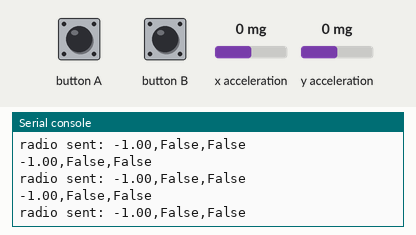
Recording of a program running on a simulated BBC micro:bit running MicroPython. Shown: the last lines printed to the serial console. The inputs (shaded band) are chosen by the test bench; at power-on: x acceleration 0 mg, y acceleration 0 mg. No radio messages arrive unless stated (any console line starting 'radio sent:' is added by the test bench).

Above: at 1.2 s.
1.3 s: button A pressed for 0.15 s
2.9 s: button B pressed for 0.15 s
4.5 s: x acceleration set to -1440 mg
At 5.1 s:
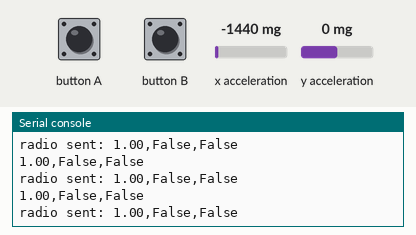
6.0 s: y acceleration set to -1440 mg
At 7.0 s:
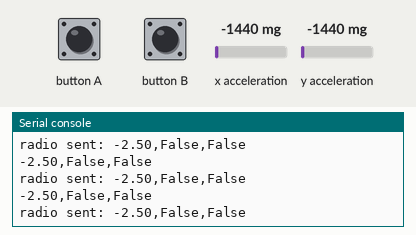
7.5 s: button A pressed for 1 s
At 8.1 s:
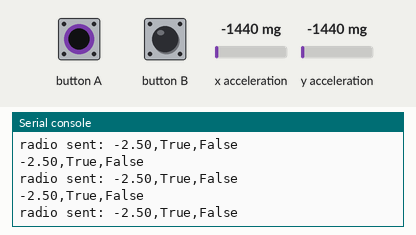
10.0 s: button B pressed for 1 s
At 10.9 s:
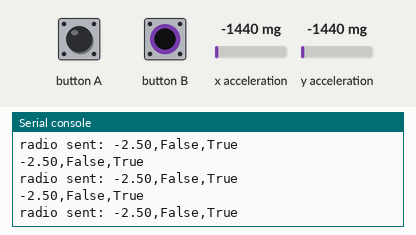
Timing chart, 0 to 13.0 s (numbered marks = the images above; inputs shaded):
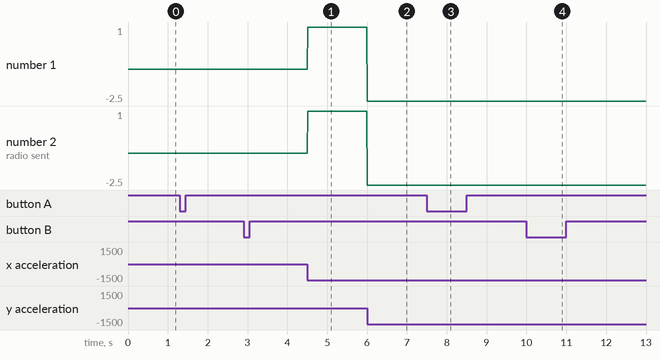

Measured:
- after the input at 4.5 s, the serial console: prints a new line at once (image 1)
- after the input at 6.0 s, the serial console: prints a new line at once (image 2)
- after the input at 7.5 s, the serial console: prints a new line at once (image 3)
- after the input at 10.0 s, the serial console: prints a new line at once (image 4)
- plotted number 1: -1 → 1 after the input at 4.5 s, 1 → -2.5 after the input at 6.0 s
- plotted number 2: -1 → 1 after the input at 4.5 s, 1 → -2.5 after the input at 6.0 s

The program:

Steering_wheel_controller_03-main.py
```python
from microbit import *
from math import *
import radio

# Set up radio
radio.on()
radio.config(channel=42)  # Must match receiver's channel

while True:

    x = accelerometer.get_x()
    y = accelerometer.get_y()

    mag = sqrt(x * x + y * y)

    # Normalize angle vector
    nx = x / mag if mag > 0 else 0
    ny = y / mag if mag > 0 else 0
    #print(nx, ny)

    # Normalize angle in range [-1, 1]
    angle = (atan2(ny, nx) / pi - 0.5) * 2
    #print(angle)

    # Serialize data as a string (comma-separated)
    message = "{:.2f},{},{}".format(angle, button_a.is_pressed(), button_b.is_pressed())

    print(message)
    radio.send(message)

    sleep(10)
```
